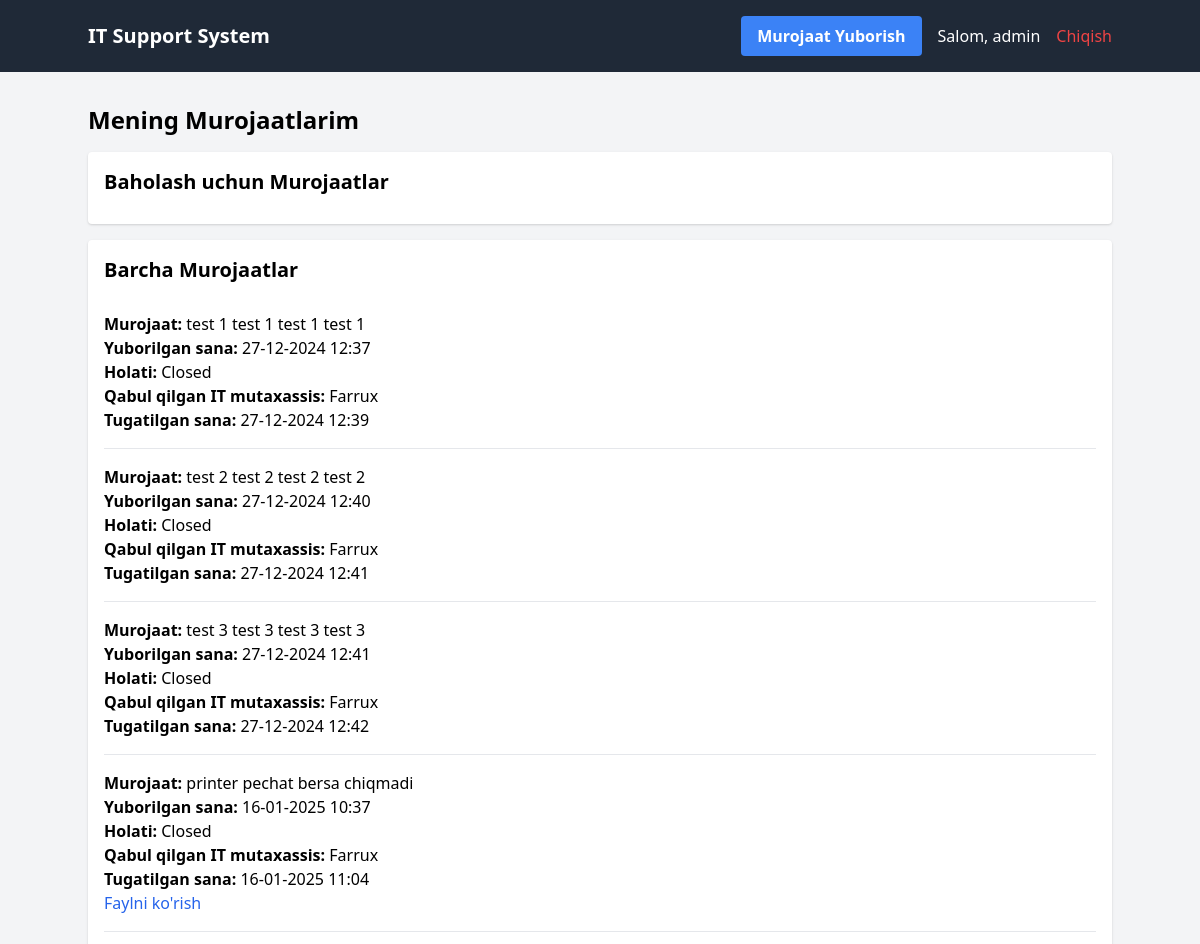
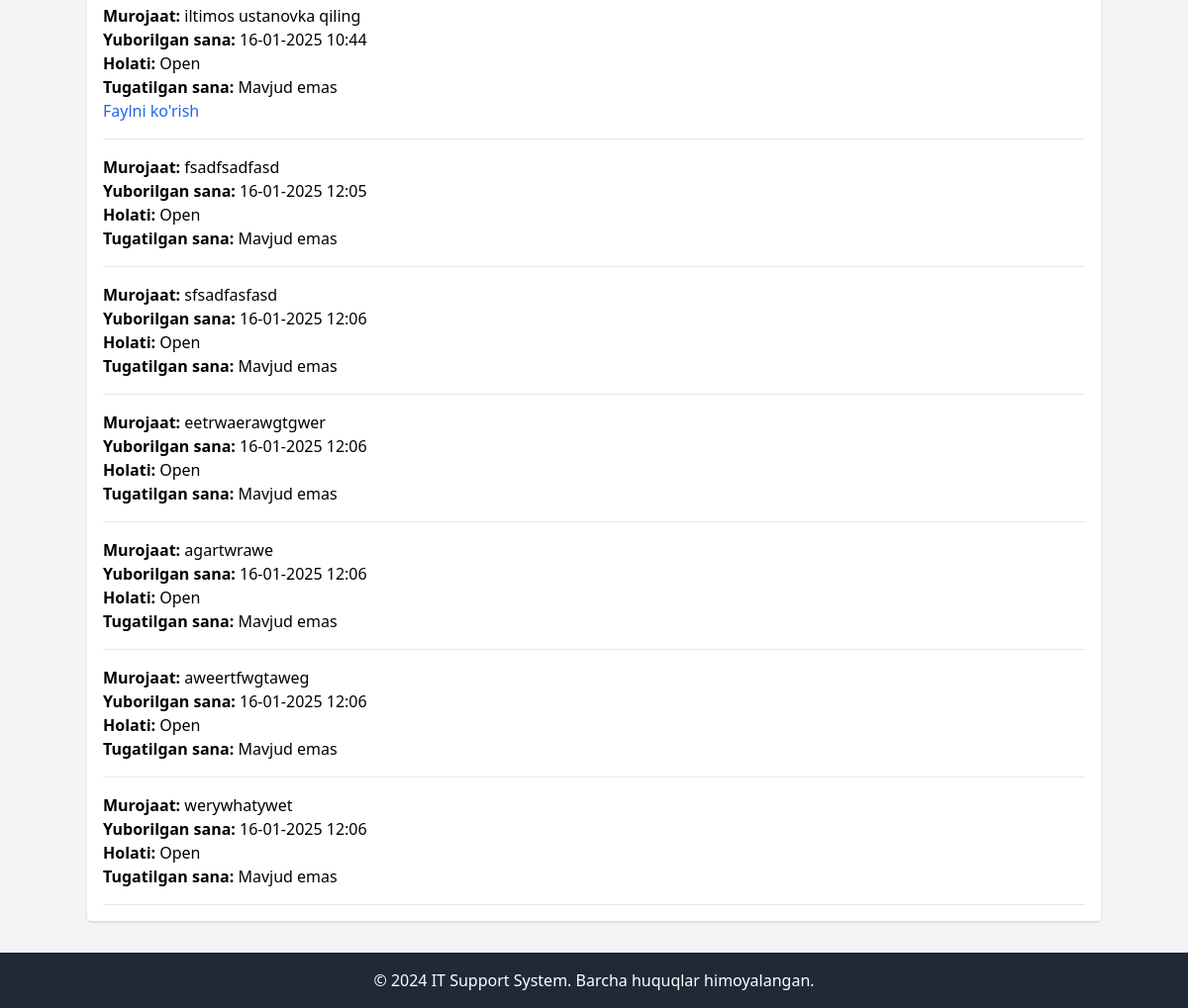
The app's page / (signed in) with its own data (2 pictures, top to bottom).
### tickets/models.py (models this page shows, shortened)
class Ticket(models.Model):
    CATEGORY_CHOICES = [
        ('hardware', 'Hardware Issue'),
        ('software', 'Software Issue'),
        ('network', 'Network Issue'),
    ]
    STATUS_CHOICES = [
        ('open', 'Open'),
        ('in_progress', 'In Progress'),
        ('closed', 'Closed'),
    ]
    title = models.CharField(max_length=200, default='Untitled Ticket')
    description = models.TextField()
    category = models.CharField(max_length=50, choices=CATEGORY_CHOICES)
    status = models.CharField(max_length=20, choices=STATUS_CHOICES, default='open')
    created_by = models.ForeignKey(User, on_delete=models.CASCADE, related_name='submitted_tickets')
    assigned_to = models.ForeignKey(User, on_delete=models.SET_NULL, null=True, blank=True, related_name='assigned_tickets')  # IT mutaxassis)
    created_at = models.DateTimeField(auto_now_add=True)
    updated_at = models.DateTimeField(auto_now=True)
    rating = models.IntegerField(null=True, blank=True)
    feedback = models.TextField(null=True, blank=True)
    file = models.FileField(upload_to='uploads/', null=True, blank=True)  # Fayl maydoni
    created_at = models.DateTimeField(auto_now_add=True)  # Murojaat yuborilgan vaqt
    accepted_at = models.DateTimeField(null=True, blank=True)  # Qabul qilingan vaqt
    completed_at = models.DateTimeField(null=True, blank=True)  # Tugatilgan vaqt

### tickets/views.py (the view)
# urls.py: path('', views.dashboard, name='dashboard'),
@login_required
def dashboard(request):
    if request.user.profile.role == 'it_specialist':
        new_tickets = Ticket.objects.filter(status='open', assigned_to=None)
        in_progress_tickets = Ticket.objects.filter(status='in_progress', assigned_to=request.user)
        completed_tickets = Ticket.objects.filter(status='closed', assigned_to=request.user)
        context = {
            'new_tickets': new_tickets,
            'in_progress_tickets': in_progress_tickets,
            'completed_tickets': completed_tickets,  # Tugatilganlar
        }
        return render(request, 'tickets/it_dashboard.html', context)
    else:
        user_tickets = Ticket.objects.filter(created_by=request.user)
        return render(request, 'tickets/user_dashboard.html', {'user_tickets': user_tickets})

### tickets/templates/tickets/user_dashboard.html (shortened to what this page needs)
<!DOCTYPE html>
<html lang="en">
<head>
    <link href="https://cdn.jsdelivr.net/npm/tailwindcss@2.2.19/dist/tailwind.min.css" rel="stylesheet">
</head>
<body class="bg-gray-100">
    <nav class="bg-gray-800 p-4 text-white">
        <div class="container mx-auto flex justify-between items-center">
            <h1 class="font-bold text-xl">IT Support System</h1>
            <div class="flex items-center space-x-4">
                <a href="{% url 'submit_ticket' %}" class="bg-blue-500 hover:bg-blue-600 text-white font-bold py-2 px-4 rounded">
                    Murojaat Yuborish
                </a>
                <span>Salom, {{ user.username }}</span>
                <a href="{% url 'logout' %}" class="text-red-500">Chiqish</a>
            </div>
        </div>
    </nav>
    <div class="container mx-auto mt-8">
        <h2 class="text-2xl font-bold mb-4">Mening Murojaatlarim</h2>
        <div class="bg-white p-4 rounded shadow mb-4">
            <h3 class="text-xl font-semibold mb-3">Baholash uchun Murojaatlar</h3>
        </div>
        <div class="bg-white p-4 rounded shadow mb-4">
            <h3 class="text-xl font-semibold mb-3">Barcha Murojaatlar</h3>
            {% for ticket in user_tickets %}
                <div class="border-b py-4">
                    <p><strong>Murojaat:</strong> {{ ticket.description }}</p>
                    <p><strong>Yuborilgan sana:</strong> {{ ticket.created_at|date:"d-m-Y H:i" }}</p>
                    <p><strong>Holati:</strong> {{ ticket.get_status_display }}</p>
                    {% if ticket.assigned_to %}
                        <p><strong>Qabul qilgan IT mutaxassis:</strong> {{ ticket.assigned_to.username }}</p>
                    {% endif %}
                    {% if ticket.status == 'closed' %}
                        <p><strong>Tugatilgan sana:</strong> {{ ticket.completed_at|date:"d-m-Y H:i" }}</p>
                    {% else %}
                        <p><strong>Tugatilgan sana:</strong> Mavjud emas</p>
                    {% endif %}
                    {% if ticket.file %}
                        <p><a href="{{ ticket.file.url }}" class="text-blue-600" target="_blank">Faylni ko'rish</a></p>
                    {% endif %}
                </div>
            {% endfor %}
        </div>
    </div>
    <footer class="bg-gray-800 text-white text-center py-4 mt-8">
        © 2024 IT Support System. Barcha huquqlar himoyalangan.
    </footer>
</body>
</html>

### records on screen
Ticket: description "test 1 test 1 test 1 test 1", created_at "27-12-2024 12:37", status "Closed", assigned_to.username "Farrux", completed_at "27-12-2024 12:39"
Ticket: description "test 2 test 2 test 2 test 2", created_at "27-12-2024 12:40", status "Closed", assigned_to.username "Farrux", completed_at "27-12-2024 12:41"
Ticket: description "test 3 test 3 test 3 test 3", created_at "27-12-2024 12:41", status "Closed", assigned_to.username "Farrux", completed_at "27-12-2024 12:42"
Ticket: description "printer pechat bersa chiqmadi", created_at "16-01-2025 10:37", status "Closed", assigned_to.username "Farrux", completed_at "16-01-2025 11:04"
Ticket: description "iltimos ustanovka qiling", created_at "16-01-2025 10:44", status "Open", shows "Tugatilgan sana:"
Ticket: description "fsadfsadfasd", created_at "16-01-2025 12:05", status "Open", shows "Tugatilgan sana:"
Ticket: description "sfsadfasfasd", created_at "16-01-2025 12:06", status "Open", shows "Tugatilgan sana:"
Ticket: description "eetrwaerawgtgwer", created_at "16-01-2025 12:06", status "Open", shows "Tugatilgan sana:"
Ticket: description "agartwrawe", created_at "16-01-2025 12:06", status "Open", shows "Tugatilgan sana:"
Ticket: description "aweertfwgtaweg", created_at "16-01-2025 12:06", status "Open", shows "Tugatilgan sana:"
Ticket: description "werywhatywet", created_at "16-01-2025 12:06", status "Open", shows "Tugatilgan sana:"

### other values on screen
{{ user.username }} "admin"
